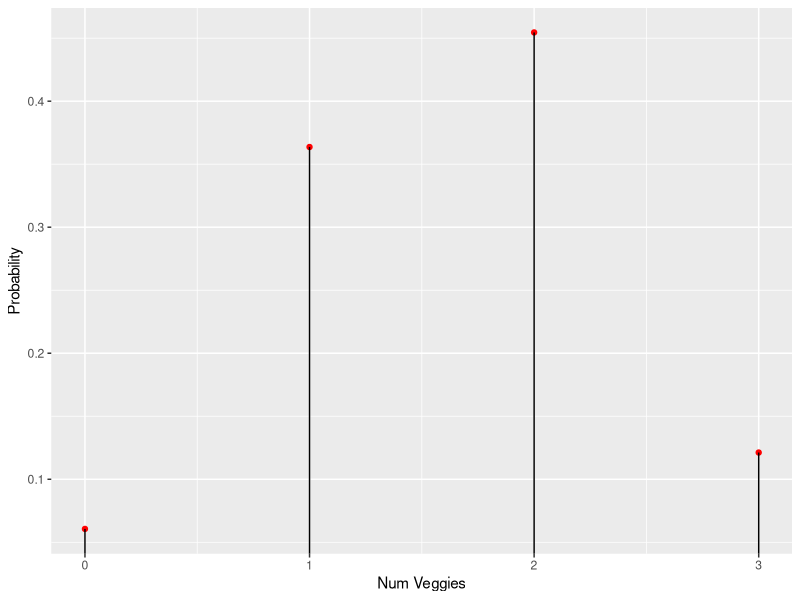

R code for this plot: (Note: this script raises an error after producing the figure.)
## ---- chunk 1
library(ggplot2)

veggie_choices = 6
meat_choices = 5
num_toppings = 3
veggie_received = 0:num_toppings
v = dhyper(x = veggie_received, 
           m = veggie_choices, 
           n = meat_choices, 
           k = num_toppings)

for (i in 1:length(v)) {
  print(paste0("Probability of ", 
               i-1,
               " veggie toppings is: ",
               round(v[i], 3)))
}

ggplot(mapping = aes(x = 0:3, y = v)) + 
      geom_point(color = 'red') + 
      labs(x = 'Num Veggies', y = 'Probability') + 
      geom_segment(xend = 0:3, yend=0)

## ---- chunk 2
knitr::include_graphics("images/binomial.png")
